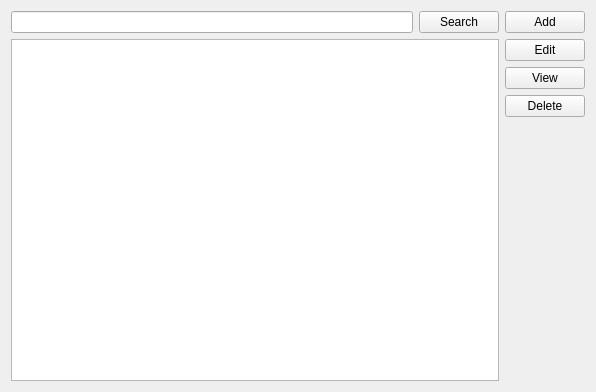
<?xml version="1.0" encoding="UTF-8"?>
<ui version="4.0">
 <class>IngredientsFrame</class>
 <widget class="QFrame" name="IngredientsFrame">
  <property name="geometry">
   <rect>
    <x>0</x>
    <y>0</y>
    <width>596</width>
    <height>392</height>
   </rect>
  </property>
  <property name="windowTitle">
   <string>Ingredients</string>
  </property>
  <layout class="QHBoxLayout" name="horizontalLayout_3">
   <item>
    <layout class="QHBoxLayout" name="horizontalLayout_2"/>
   </item>
   <item>
    <layout class="QVBoxLayout" name="verticalLayout_2">
     <item>
      <layout class="QHBoxLayout" name="horizontalLayout">
       <item>
        <widget class="QLineEdit" name="searchLineEdit"/>
       </item>
       <item>
        <widget class="QPushButton" name="searchButton">
         <property name="text">
          <string>Search</string>
         </property>
        </widget>
       </item>
      </layout>
     </item>
     <item>
      <widget class="QTableView" name="ingredientsTable"/>
     </item>
    </layout>
   </item>
   <item>
    <layout class="QVBoxLayout" name="verticalLayout">
     <item>
      <widget class="QPushButton" name="addButton">
       <property name="text">
        <string>Add</string>
       </property>
      </widget>
     </item>
     <item>
      <widget class="QPushButton" name="editButton">
       <property name="text">
        <string>Edit</string>
       </property>
      </widget>
     </item>
     <item>
      <widget class="QPushButton" name="viewButton">
       <property name="text">
        <string>View</string>
       </property>
      </widget>
     </item>
     <item>
      <widget class="QPushButton" name="deleteButton">
       <property name="text">
        <string>Delete</string>
       </property>
      </widget>
     </item>
     <item>
      <spacer name="verticalSpacer">
       <property name="orientation">
        <enum>Qt::Orientation::Vertical</enum>
       </property>
       <property name="sizeHint" stdset="0">
        <size>
         <width>20</width>
         <height>40</height>
        </size>
       </property>
      </spacer>
     </item>
    </layout>
   </item>
  </layout>
 </widget>
 <resources/>
 <connections/>
</ui>
